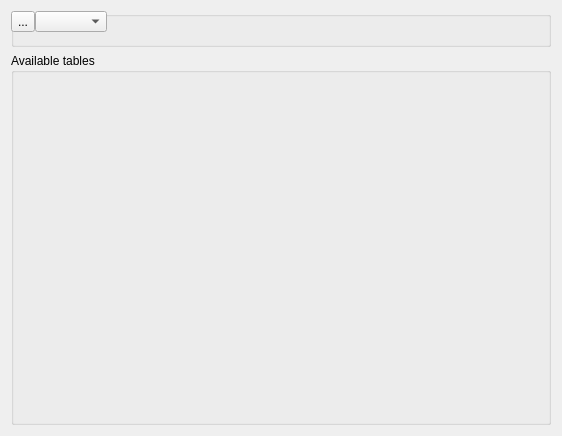
<?xml version="1.0" encoding="UTF-8"?>
<ui version="4.0">
 <class>DiagramForm</class>
 <widget class="QWidget" name="DiagramForm">
  <property name="geometry">
   <rect>
    <x>0</x>
    <y>0</y>
    <width>562</width>
    <height>436</height>
   </rect>
  </property>
  <property name="windowTitle">
   <string>Form</string>
  </property>
  <layout class="QVBoxLayout" name="verticalLayout">
   <item>
    <widget class="QGroupBox" name="groupBox_2">
     <property name="sizePolicy">
      <sizepolicy hsizetype="Preferred" vsizetype="Fixed">
       <horstretch>0</horstretch>
       <verstretch>0</verstretch>
      </sizepolicy>
     </property>
     <property name="maximumSize">
      <size>
       <width>16777215</width>
       <height>36</height>
      </size>
     </property>
     <property name="title">
      <string/>
     </property>
     <widget class="QWidget" name="horizontalLayoutWidget">
      <property name="geometry">
       <rect>
        <x>0</x>
        <y>0</y>
        <width>541</width>
        <height>21</height>
       </rect>
      </property>
      <layout class="QHBoxLayout" name="horizontalLayout_2">
       <property name="spacing">
        <number>0</number>
       </property>
       <item>
        <widget class="QToolButton" name="toolButton">
         <property name="maximumSize">
          <size>
           <width>24</width>
           <height>24</height>
          </size>
         </property>
         <property name="text">
          <string>...</string>
         </property>
         <property name="icon">
          <iconset resource="dbm.qrc">
           <normaloff>:/images/actions/images/actions/filesave.png</normaloff>:/images/actions/images/actions/filesave.png</iconset>
         </property>
        </widget>
       </item>
       <item>
        <widget class="QComboBox" name="comboBox">
         <property name="maximumSize">
          <size>
           <width>16777215</width>
           <height>24</height>
          </size>
         </property>
        </widget>
       </item>
       <item>
        <spacer name="horizontalSpacer">
         <property name="orientation">
          <enum>Qt::Horizontal</enum>
         </property>
         <property name="sizeHint" stdset="0">
          <size>
           <width>40</width>
           <height>20</height>
          </size>
         </property>
        </spacer>
       </item>
      </layout>
     </widget>
    </widget>
   </item>
   <item>
    <layout class="QHBoxLayout" name="horizontalLayout">
     <item>
      <widget class="QGroupBox" name="groupBox">
       <property name="title">
        <string>Available tables</string>
       </property>
       <property name="flat">
        <bool>true</bool>
       </property>
       <layout class="QVBoxLayout" name="verticalLayout_2">
        <property name="spacing">
         <number>2</number>
        </property>
        <property name="margin">
         <number>2</number>
        </property>
       </layout>
      </widget>
     </item>
    </layout>
   </item>
  </layout>
 </widget>
 <resources>
  <include location="dbm.qrc"/>
 </resources>
 <connections/>
</ui>
